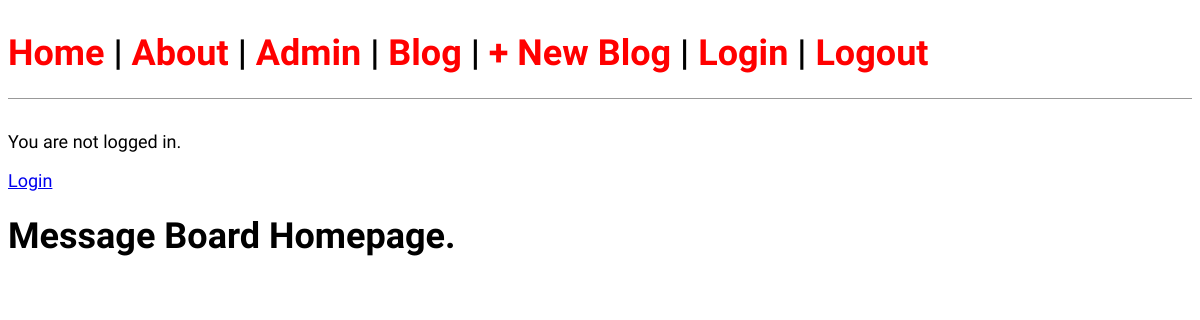
The app's page /, older data.
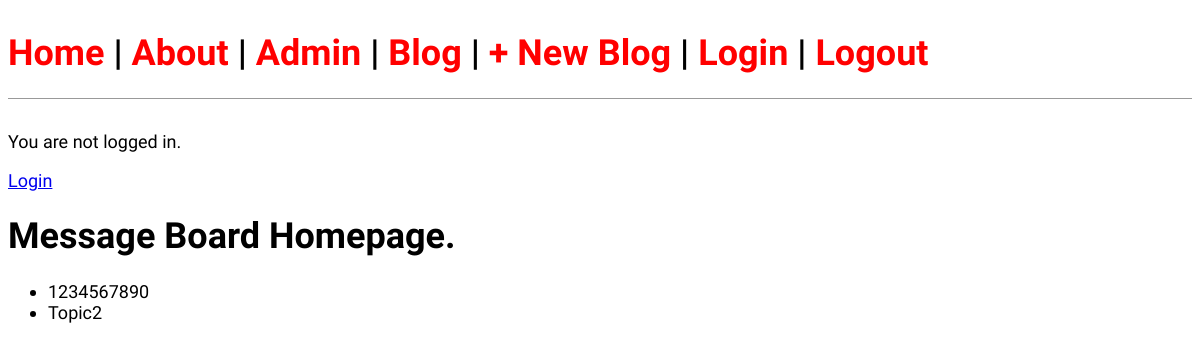
The same page, newer data.
### pages/models.py (models this page shows)
class Post(models.Model):
    index=models.AutoField(primary_key=True)
    topic=models.TextField(default='None',max_length=10,blank=False)
    text=models.TextField(max_length=180,blank=False,default='Blank post')
    created=models.DateTimeField(auto_now_add=True,editable=False)
    TYPES=(
        ('ML','Machine Learning'),
        ('DS','Data Science'),
            )
    tags=models.CharField(choices=TYPES,blank=False,default='None',max_length=100)
    def __str__(self):
        return self.topic #text[:40]

### pages/views.py (the view)
# urls.py: path('',views.homePageView.as_view(),name='home'),
class homePageView(ListView):
    model = Post
    template_name = 'home.html'

### templates/home.html
{% extends 'base.html' %}
{% block content %}
<h1>Message Board Homepage.</h1>
<ul>
    {% for post in object_list%}
    <li>{{ post }}</li>
    {% endfor %}
</ul>
{% endblock %}

Row changes from the older to the newer data that the page shows:
added Post: topic "1234567890"
added Post: topic "Topic2"
